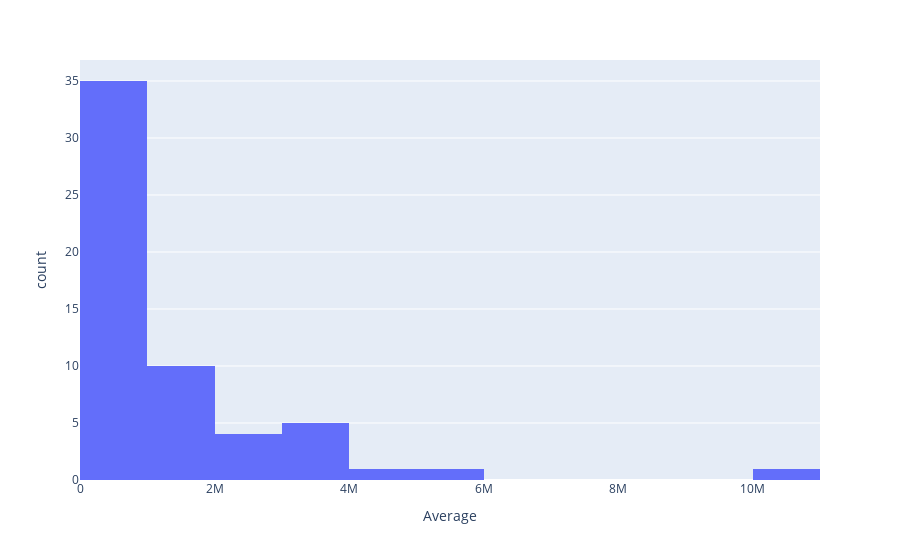
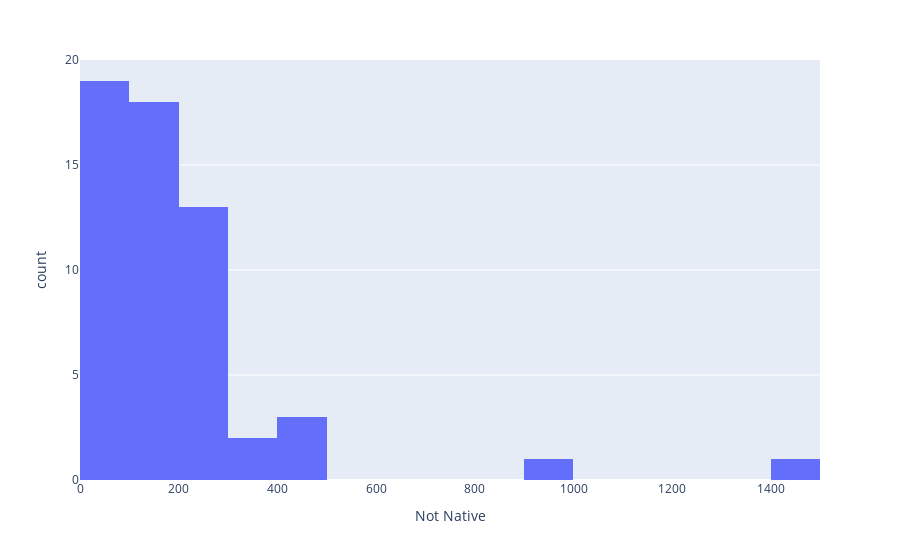

Source (notebook cell) for these figures, in order:
### Code cell
#Histogram
fig1 = px.histogram(biodiversity_df, x="Average")
fig1.show()

fig2 = px.histogram(biodiversity_df, x="Not Native")
fig2.show()

### Figure 1 — Plotly figure (JSON) as saved in the notebook; plotly's stock layout.template omitted (floating-point values rounded to 4 significant figures)
{"data": [{"alignmentgroup": "True", "bingroup": "x", "hovertemplate": "Average=%{x}<br>count=%{y}<extra></extra>", "legendgroup": "", "marker": {"color": "#636efa"}, "name": "", "offsetgroup": "", "orientation": "v", "showlegend": false, "type": "histogram", "x": [2872667, 1334063, 951227, 377154, 509950, 239225, 1867144, 599385, 906527, 429958, 317325, 128785, 588563, 2251537, 1213505, 522290, 64769, 989213, 10912, 522075, 2537795, 5252922, 3007602, 118948, 347784, 10494546, 175447, 1071580, 1563914, 1425899, 20324, 2051616, 43923, 310492, 12278, 14914, 453177, 533183, 544696, 1272210, 26423, 3137142, 677785, 235338, 446973, 3815953, 783004, 1710912, 1671910, 1297377, 641534, 230857, 582903, 75193, 3779045, 4122831, 3571925], "xaxis": "x", "yaxis": "y"}], "layout": {"barmode": "relative", "legend": {"tracegroupgap": 0}, "margin": {"t": 60}, "xaxis": {"anchor": "y", "domain": [0, 1], "title": {"text": "Average"}}, "yaxis": {"anchor": "x", "domain": [0, 1], "title": {"text": "count"}}}}

### Figure 2 — Plotly figure (JSON) as saved in the notebook; plotly's stock layout.template omitted (floating-point values rounded to 4 significant figures)
{"data": [{"alignmentgroup": "True", "bingroup": "x", "hovertemplate": "Not Native=%{x}<br>count=%{y}<extra></extra>", "legendgroup": "", "marker": {"color": "#636efa"}, "name": "", "offsetgroup": "", "orientation": "v", "showlegend": false, "type": "histogram", "x": [486, 108, 100, 112, 241, 130, 98, 120, 158, 73, 233, 85, 69, 290, 127, 22, 196, 495, 0, 71, 159, 225, 168, 85, 50, 456, 51, 975, 1413, 263, 199, 64, 18, 33, 0, 66, 89, 234, 130, 170, 249, 270, 59, 144, 368, 108, 115, 261, 261, 377, 97, 161, 113, 81, 230, 207, 203], "xaxis": "x", "yaxis": "y"}], "layout": {"barmode": "relative", "legend": {"tracegroupgap": 0}, "margin": {"t": 60}, "xaxis": {"anchor": "y", "domain": [0, 1], "title": {"text": "Not Native"}}, "yaxis": {"anchor": "x", "domain": [0, 1], "title": {"text": "count"}}}}
